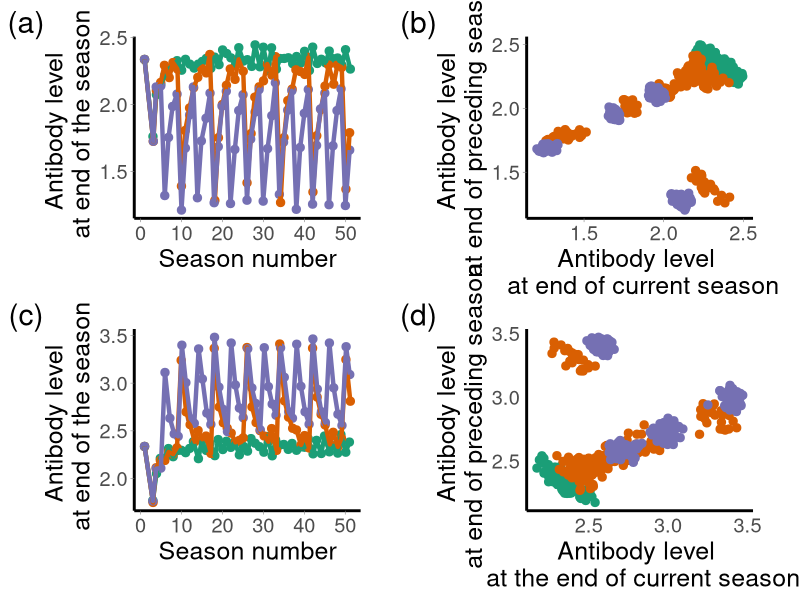
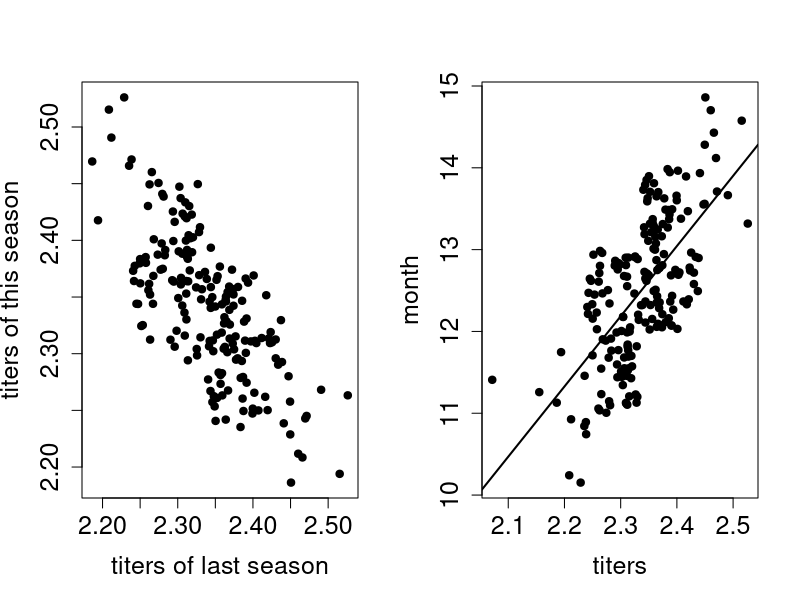

R code for these plots, in order:
#This Rscript is to plot Fig 5 and 6#

rm(list = ls())
library(ggplot2)
library(patchwork)

#Effect of no missing season
mon<-AA<-timing<-result<-c()
T1=3
A=1
b=pi/2
x=2.24
i<-1
omega=1/24
m<-12
month<-m
while (month < 2400) {
  T2=m+2        
  integrand1 = function(t) {b*(1 + cos(b*t - b*m))/(2*pi)*exp(-omega*(T2-t))}
  q=integrate(integrand1, lower = m-2, upper = m+2)
  y=x * exp(-omega*(T2-T1))+A*q$value
  T1=T2
  x=y
  result[i]<-x
  a<-result[i]
  AA[i]<-m
  
  #titers from last season change the timing of the peak of next season
  if(a>=2.44){m2=runif(n=1,min=13,max=15)}
  else if(a>=2.33 & a<2.44){m2=runif(n=1,min=12,max=14)}
  else if(a<2.33 & a>=2.24){m2=runif(n=1,min=11,max=13)}
  else{m2=runif(n=1,min=10,max=12)}
  
  month=month+12
  m=month+m2
  mon[i]<-m2
  i<-i+1  
}
# plot(AA[1:50]/12,result[1:50],pch=19,ylab="titers by season",xlab="years",col="black",lwd=2,cex.lab=1.5, cex.axis=1.5,ylim = c(1.0,2.5))
# lines(AA[1:50]/12,result[1:50],col="black",lwd=4)

#Effect of missing seasons every 8 years
mon<-BB<-timing<-resultB<-c()
T1=3
A=1
b=pi/2
x=2.24
i<-1
omega=1/24
m<-12
month<-m
while (month < 2400) {
  T2=m+2        
  integrand1 = function(t) {b*(1 + cos(b*t - b*m))/(2*pi)*exp(-omega*(T2-t))}
  q=integrate(integrand1, lower = m-2, upper = m+2)
  y=x * exp(-omega*(T2-T1))+A*q$value
  T1=T2
  x=y
  resultB[i]<-x
  a<-resultB[i]
  BB[i]<-m
  
  if(i %% 8!=0){
    A=1
  }else {A=0}
  
  #titers from last season change the timing of the peak of next season
  if(a>=2.44){m2=runif(n=1,min=13,max=15)}
  else if(a>=2.33 & a<2.44){m2=runif(n=1,min=12,max=14)}
  else if(a<2.33 & a>=2.24){m2=runif(n=1,min=11,max=13)}
  else{m2=runif(n=1,min=10,max=12)}
  
  month=month+12
  m=month+m2
  mon[i]<-m2
  i<-i+1  
}
# points(BB[1:50]/12,resultB[1:50],pch=19,ylab="titers by season",xlab="years",col="blue",lwd=2)
# lines(AA[1:50]/12,resultB[1:50],col="blue",lwd=4)

#Effect of missing seasons every 4 years
mon<-CC<-timing<-resultC<-c()
T1=3
A=1
b=pi/2
x=2.24
i<-1
omega=1/24
m<-12
month<-m
while (month < 2400) {
  T2=m+2        
  integrand1 = function(t) {b*(1 + cos(b*t - b*m))/(2*pi)*exp(-omega*(T2-t))}
  q=integrate(integrand1, lower = m-2, upper = m+2)
  y=x * exp(-omega*(T2-T1))+A*q$value
  T1=T2
  x=y
  resultC[i]<-x
  a<-resultC[i]
  CC[i]<-m
  if(i %% 4!=0){
    A=1
  }else {A=0}
  
  #titers from last season change the timing of the peak of next season
  if(a>=2.44){m2=runif(n=1,min=13,max=15)}
  else if(a>=2.33 & a<2.44){m2=runif(n=1,min=12,max=14)}
  else if(a<2.33 & a>=2.24){m2=runif(n=1,min=11,max=13)}
  else{m2=runif(n=1,min=10,max=12)}
  
  month=month+12
  m=month+m2
  mon[i]<-m2
  i<-i+1  
}
# points(CC[1:50]/12,resultC[1:50],pch=19,ylab="titers by season",xlab="years",col="red",lwd=2)
# lines(CC[1:50]/12,resultC[1:50],col="red",lwd=4)

df<-data.frame(season=c(AA[1:50]/12,BB[1:50]/12,CC[1:50]/12),
           titer=c(result[1:50],resultB[1:50],resultC[1:50]),
           group=c(rep("group 1",length(AA[1:50])),rep("group 2",length(BB[1:50])),rep("group 3",length(CC[1:50]))))
p1<-ggplot(df,aes(x=season,y=titer,fill=group,colour=group,group=group))+
  geom_point(size=2.5)+
  geom_line(size=1.5)+
  xlab("Season number") + 
  ylab("Antibody level \n at end of the season")+
  scale_fill_brewer(palette = "Dark2")+
  scale_colour_brewer(palette = "Dark2")+
  theme_minimal() +
  theme(
    text = element_text(size=18),
    plot.title = element_text(face = "bold", size = 20,hjust = 0.5),
    legend.background = element_rect(fill = "white", size = 1.25, colour = "white"),
    legend.justification = c(0, 1),
    legend.position = "none",
    legend.title = element_blank(),
    axis.ticks = element_line(colour = "grey50", size = 0.2),
    axis.title.y = element_text(size=18),
    axis.title.x = element_text(size=18),
    panel.border = element_blank(),
    panel.grid.major = element_blank(),
    panel.grid.minor = element_blank(),
    axis.line = element_line(colour = "black",size = 1),
    plot.margin = margin(t=0, r=1, b=0, l=0, "cm")
  )+ labs(tag = "(a)")


#Effect of no worse seasons
mon<-AA<-timing<-result<-c()
T1=3
A=1
b=pi/2
x=2.24
i<-1
omega=1/24
m<-12
month<-m
while (month < 2400) {
  T2=m+2        
  integrand1 = function(t) {b*(1 + cos(b*t - b*m))/(2*pi)*exp(-omega*(T2-t))}
  q=integrate(integrand1, lower = m-2, upper = m+2)
  y=x * exp(-omega*(T2-T1))+A*q$value
  T1=T2
  x=y
  result[i]<-x
  a<-result[i]
  AA[i]<-m
  
  #titers from last season change the timing of the peak of next season
  if(a>=2.44){m2=runif(n=1,min=13,max=15)}
  else if(a>=2.33 & a<2.44){m2=runif(n=1,min=12,max=14)}
  else if(a<2.33 & a>=2.24){m2=runif(n=1,min=11,max=13)}
  else{m2=runif(n=1,min=10,max=12)}
  
  month=month+12
  m=month+m2
  mon[i]<-m2
  i<-i+1  
}
# plot(result[9:198],result[10:199],pch=19,col="black",cex.lab=1.5, cex.axis=1.5,xlab="titers of last season",ylab="titers of this season",xlim = c(1,2.8),ylim = c(1,2.8))

#Effect of worse seasons every 8 years
mon<-AA<-timing<-resultB<-c()
T1=3
A=1
b=pi/2
x=2.24
i<-1
omega=1/24
m<-12
month<-m
while (month < 2400) {
  T2=m+2        
  integrand1 = function(t) {b*(1 + cos(b*t - b*m))/(2*pi)*exp(-omega*(T2-t))}
  q=integrate(integrand1, lower = m-2, upper = m+2)
  y=x * exp(-omega*(T2-T1))+A*q$value
  T1=T2
  x=y
  resultB[i]<-x
  a<-resultB[i]
  AA[i]<-m
  
  if(i %% 8!=0){
    A=1
  }else {A=0}
  
  #titers from last season change the timing of the peak of next season
  if(a>=2.44){m2=runif(n=1,min=13,max=15)}
  else if(a>=2.33 & a<2.44){m2=runif(n=1,min=12,max=14)}
  else if(a<2.33 & a>=2.24){m2=runif(n=1,min=11,max=13)}
  else{m2=runif(n=1,min=10,max=12)}
  
  month=month+12
  m=month+m2
  mon[i]<-m2
  i<-i+1  
}
# points(resultB[9:198],resultB[10:199],pch=19,col="blue")

#Effect of no worse seasons every 4 years 
mon<-AA<-timing<-resultC<-c()
T1=3
A=1
b=pi/2
x=2.24
i<-1
omega=1/24
m<-12
month<-m
while (month < 2400) {
  T2=m+2        
  integrand1 = function(t) {b*(1 + cos(b*t - b*m))/(2*pi)*exp(-omega*(T2-t))}
  q=integrate(integrand1, lower = m-2, upper = m+2)
  y=x * exp(-omega*(T2-T1))+A*q$value
  T1=T2
  x=y
  resultC[i]<-x
  a<-resultC[i]
  AA[i]<-m
  
  if(i %% 4!=0){
    A=1
  }else {A=0}
  
  #titers from last season change the timing of the peak of next season
  if(a>=2.44){m2=runif(n=1,min=13,max=15)}
  else if(a>=2.33 & a<2.44){m2=runif(n=1,min=12,max=14)}
  else if(a<2.33 & a>=2.24){m2=runif(n=1,min=11,max=13)}
  else{m2=runif(n=1,min=10,max=12)}
  
  month=month+12
  m=month+m2
  mon[i]<-m2
  i<-i+1  
}
# points(resultC[9:198],resultC[10:199],pch=19,col="red")

df<-data.frame(titer1=c(result[9:198],resultB[9:198],resultC[9:198]),
               titer2=c(result[10:199],resultB[10:199],resultC[10:199]),
               group=c(rep("group 1",length(result[9:198])),rep("group 2",length(result[9:198])),rep("group 3",length(result[9:198]))))
p2<-ggplot(df,aes(x=titer1,y=titer2,fill=group,colour=group,group=group))+
  geom_point(size=2.5)+
  xlab("Antibody level \n at end of current season") + 
  ylab("Antibody level \n at end of preceding season")+
  scale_fill_brewer(palette = "Dark2")+
  scale_colour_brewer(palette = "Dark2")+
  theme_minimal() +
  theme(
    text = element_text(size=18),
    plot.title = element_text(face = "bold", size = 20,hjust = 0.5),
    legend.background = element_rect(fill = "white", size = 1.25, colour = "white"),
    legend.justification = c(0, 1),
    legend.position = "none",
    legend.title = element_blank(),
    axis.ticks = element_line(colour = "grey50", size = 0.2),
    axis.title.y = element_text(size=18),
    axis.title.x = element_text(size=18),
    panel.border = element_blank(),
    panel.grid.major = element_blank(),
    panel.grid.minor = element_blank(),
    axis.line = element_line(colour = "black",size = 1),
    plot.margin = margin(t=0, r=1, b=0, l=0, "cm")
  )+ labs(tag = "(b)")

#Effect of no missing seasons
mon<-AA<-timing<-result<-c()
T1=3
A=1
b=pi/2
x=2.24
i<-1
omega=1/24
m<-12
month<-m
while (month < 2400) {
  T2=m+2        
  integrand1 = function(t) {b*(1 + cos(b*t - b*m))/(2*pi)*exp(-omega*(T2-t))}
  q=integrate(integrand1, lower = m-2, upper = m+2)
  y=x * exp(-omega*(T2-T1))+A*q$value
  T1=T2
  x=y
  result[i]<-x
  a<-result[i]
  AA[i]<-m
  
  #titers from last season change the timing of the peak of next season
  if(a>=2.44){m2=runif(n=1,min=13,max=15)}
  else if(a>=2.33 & a<2.44){m2=runif(n=1,min=12,max=14)}
  else if(a<2.33 & a>=2.24){m2=runif(n=1,min=11,max=13)}
  else{m2=runif(n=1,min=10,max=12)}
  
  month=month+12
  m=month+m2
  mon[i]<-m2
  i<-i+1  
}
# plot(AA[1:50]/12,result[1:50],pch=19,ylab="titers by season",xlab="years",col="black",lwd=2,cex.lab=1.5, cex.axis=1.5,ylim = c(1.5,3.5))
# lines(AA[1:50]/12,result[1:50],col="black",lwd=4)

#Effect of missing seasons every 8 years
mon<-BB<-timing<-resultB<-c()
T1=3
A=1
b=pi/2
x=2.24
i<-1
omega=1/24
m<-12
month<-m
while (month < 2400) {
  T2=m+2        
  integrand1 = function(t) {b*(1 + cos(b*t - b*m))/(2*pi)*exp(-omega*(T2-t))}
  q=integrate(integrand1, lower = m-2, upper = m+2)
  y=x * exp(-omega*(T2-T1))+A*q$value
  T1=T2
  x=y
  resultB[i]<-x
  a<-resultB[i]
  BB[i]<-m
  
  if(i %% 8!=0){
    A=1
  }else {A=2}
  
  #titers from last season change the timing of the peak of next season
  if(a>=2.44){m2=runif(n=1,min=13,max=15)}
  else if(a>=2.33 & a<2.44){m2=runif(n=1,min=12,max=14)}
  else if(a<2.33 & a>=2.24){m2=runif(n=1,min=11,max=13)}
  else{m2=runif(n=1,min=10,max=12)}
  
  month=month+12
  m=month+m2
  mon[i]<-m2
  i<-i+1  
}
# points(BB[1:50]/12,resultB[1:50],pch=19,ylab="titers by season",xlab="years",col="blue",lwd=2)
# lines(BB[1:50]/12,resultB[1:50],col="blue",lwd=4)

#Effect of missing seasons every 4 years
mon<-CC<-timing<-resultC<-c()
T1=3
A=1
b=pi/2
x=2.24
i<-1
omega=1/24
m<-12
month<-m
while (month < 2400) {
  T2=m+2        
  integrand1 = function(t) {b*(1 + cos(b*t - b*m))/(2*pi)*exp(-omega*(T2-t))}
  q=integrate(integrand1, lower = m-2, upper = m+2)
  y=x * exp(-omega*(T2-T1))+A*q$value
  T1=T2
  x=y
  resultC[i]<-x
  a<-resultC[i]
  CC[i]<-m
  
  if(i %% 4!=0){
    A=1
  }else {A=2}
  
  #titers from last season change the timing of the peak of next season
  if(a>=2.44){m2=runif(n=1,min=13,max=15)}
  else if(a>=2.33 & a<2.44){m2=runif(n=1,min=12,max=14)}
  else if(a<2.33 & a>=2.24){m2=runif(n=1,min=11,max=13)}
  else{m2=runif(n=1,min=10,max=12)}
  
  month=month+12
  m=month+m2
  mon[i]<-m2
  i<-i+1  
}
# points(CC[1:50]/12,resultC[1:50],pch=19,ylab="titers by season",xlab="years",col="red",lwd=2)
# lines(CC[1:50]/12,resultC[1:50],col="red",lwd=4)

df<-data.frame(season=c(AA[1:50]/12,BB[1:50]/12,CC[1:50]/12),
               titer=c(result[1:50],resultB[1:50],resultC[1:50]),
               group=c(rep("group 1",length(AA[1:50])),rep("group 2",length(BB[1:50])),rep("group 3",length(CC[1:50]))))
p3<-ggplot(df,aes(x=season,y=titer,fill=group,colour=group,group=group))+
  geom_point(size=2.5)+
  geom_line(size=1.5)+
  xlab("Season number") + 
  ylab("Antibody level \n at end of the season")+
  scale_fill_brewer(palette = "Dark2")+
  scale_colour_brewer(palette = "Dark2")+
  theme_minimal() +
  theme(
    text = element_text(size=18),
    plot.title = element_text(face = "bold", size = 20,hjust = 0.5),
    legend.background = element_rect(fill = "white", size = 1.25, colour = "white"),
    legend.justification = c(0, 1),
    legend.position = "none",
    legend.title = element_blank(),
    axis.ticks = element_line(colour = "grey50", size = 0.2),
    axis.title.y = element_text(size=18),
    axis.title.x = element_text(size=18),
    panel.border = element_blank(),
    panel.grid.major = element_blank(),
    panel.grid.minor = element_blank(),
    axis.line = element_line(colour = "black",size = 1),
    plot.margin = margin(t=0, r=1, b=0, l=0, "cm")
  )+ labs(tag = "(c)")


#Effect of worse seasons  
mon<-AA<-timing<-result<-c()
T1=3
A=1
b=pi/2
x=2.24
i<-1
omega=1/24
m<-12
month<-m
while (month < 2400) {
  T2=m+2        
  integrand1 = function(t) {b*(1 + cos(b*t - b*m))/(2*pi)*exp(-omega*(T2-t))}
  q=integrate(integrand1, lower = m-2, upper = m+2)
  y=x * exp(-omega*(T2-T1))+A*q$value
  T1=T2
  x=y
  result[i]<-x
  a<-result[i]
  AA[i]<-m
  
  #titers from last season change the timing of the peak of next season
  if(a>=2.44){m2=runif(n=1,min=13,max=15)}
  else if(a>=2.33 & a<2.44){m2=runif(n=1,min=12,max=14)}
  else if(a<2.33 & a>=2.24){m2=runif(n=1,min=11,max=13)}
  else{m2=runif(n=1,min=10,max=12)}
  
  month=month+12
  m=month+m2
  mon[i]<-m2
  i<-i+1  
}
# plot(result[9:198],result[10:199],pch=19,col="black",cex.lab=1.5, cex.axis=1.5,xlab="titers of last season",ylab="titers of this season",xlim = c(2.0,3.8),ylim = c(2,3.8))

#Effect of worse seasons every 8 years
mon<-AA<-timing<-resultB<-c()
T1=3
A=1
b=pi/2
x=2.24
i<-1
omega=1/24
m<-12
month<-m
while (month < 2400) {
  T2=m+2        
  integrand1 = function(t) {b*(1 + cos(b*t - b*m))/(2*pi)*exp(-omega*(T2-t))}
  q=integrate(integrand1, lower = m-2, upper = m+2)
  y=x * exp(-omega*(T2-T1))+A*q$value
  T1=T2
  x=y
  resultB[i]<-x
  a<-resultB[i]
  AA[i]<-m
  
  if(i %% 8!=0){
    A=1
  }else {A=2}
  
  #titers from last season change the timing of the peak of next season
  if(a>=2.44){m2=runif(n=1,min=13,max=15)}
  else if(a>=2.33 & a<2.44){m2=runif(n=1,min=12,max=14)}
  else if(a<2.33 & a>=2.24){m2=runif(n=1,min=11,max=13)}
  else{m2=runif(n=1,min=10,max=12)}
  
  month=month+12
  m=month+m2
  mon[i]<-m2
  i<-i+1  
}
# points(resultB[9:198],resultB[10:199],pch=19,col="blue")

#Effect of worse seasons every 4 years
mon<-AA<-timing<-resultC<-c()
T1=3
A=1
b=pi/2
x=2.24
i<-1
omega=1/24
m<-12
month<-m
while (month < 2400) {
  T2=m+2        
  integrand1 = function(t) {b*(1 + cos(b*t - b*m))/(2*pi)*exp(-omega*(T2-t))}
  q=integrate(integrand1, lower = m-2, upper = m+2)
  y=x * exp(-omega*(T2-T1))+A*q$value
  T1=T2
  x=y
  resultC[i]<-x
  a<-resultC[i]
  AA[i]<-m
  
  if(i %% 4!=0){
    A=1
  }else {A=2}
  
  #titers from last season change the timing of the peak of next season
  if(a>=2.44){m2=runif(n=1,min=13,max=15)}
  else if(a>=2.33 & a<2.44){m2=runif(n=1,min=12,max=14)}
  else if(a<2.33 & a>=2.24){m2=runif(n=1,min=11,max=13)}
  else{m2=runif(n=1,min=10,max=12)}
  
  month=month+12
  m=month+m2
  mon[i]<-m2
  i<-i+1  
}
# points(resultC[9:198],resultC[10:199],pch=19,col="red")

df<-data.frame(titer1=c(result[9:198],resultB[9:198],resultC[9:198]),
               titer2=c(result[10:199],resultB[10:199],resultC[10:199]),
               group=c(rep("group 1",length(result[9:198])),rep("group 2",length(result[9:198])),rep("group 3",length(result[9:198]))))
p4<-ggplot(df,aes(x=titer1,y=titer2,fill=group,colour=group,group=group))+
  geom_point(size=2.5)+
  xlab("Antibody level \n at the end of current season") + 
  ylab("Antibody level \n at end of preceding season")+
  scale_fill_brewer(palette = "Dark2")+
  scale_colour_brewer(palette = "Dark2")+
  theme_minimal() +
  theme(
    text = element_text(size=18),
    plot.title = element_text(face = "bold", size = 20,hjust = 0.5),
    legend.background = element_rect(fill = "white", size = 1.25, colour = "white"),
    legend.justification = c(0, 1),
    legend.position = "none",
    legend.title = element_blank(),
    axis.title.y = element_text(size=18),
    axis.title.x = element_text(size=18),
    panel.border = element_blank(),
    panel.grid.major = element_blank(),
    panel.grid.minor = element_blank(),
    axis.line = element_line(colour = "black",size = 1),
    plot.margin = margin(t=0, r=1, b=0, l=0, "cm")
  )+ labs(tag = "(d)")

p1+p2+p3+p4

#Fig6 
mon<-AA<-timing<-result<-c()
T1=3
A=1
b=pi/2
x=2.24
i<-1
omega=1/24
m<-12
month<-m

while (month < 2400) {
  T2=m+2        
  integrand1 = function(t) {b*(1 + cos(b*t - b*m))/(2*pi)*exp(-omega*(T2-t))}
  q=integrate(integrand1, lower = m-2, upper = m+2)
  y=x * exp(-omega*(T2-T1))+A*q$value
  T1=T2
  x=y
  result[i]<-x
  a<-result[i]
  AA[i]<-m
  
  #titers from last season change the timing of the peak of next season
  if(a>=2.44){m2=runif(n=1,min=13,max=15)}
  else if(a>=2.33 & a<2.44){m2=runif(n=1,min=12,max=14)}
  else if(a<2.33 & a>=2.24){m2=runif(n=1,min=11,max=13)}
  else{m2=runif(n=1,min=10,max=12)}
  
  month=month+12
  m=month+m2
  mon[i]<-m2
  i<-i+1  
}
par(mfrow = c(1,2))
plot(result[9:198],result[10:199],pch=19,col="black",cex.lab=1.5, cex.axis=1.5,xlab="titers of last season",ylab="titers of this season")

df<-data.frame(month=mon,titer=result)
df<-df[-2,]
df<-df[-1,]

lm1<-lm(month~ titer, data=df)
plot( df$titer, df$month ,pch=19,col="black",cex.lab=1.5, cex.axis=1.5,xlab="titers",ylab="month") 
abline( lm1,lwd=2)
